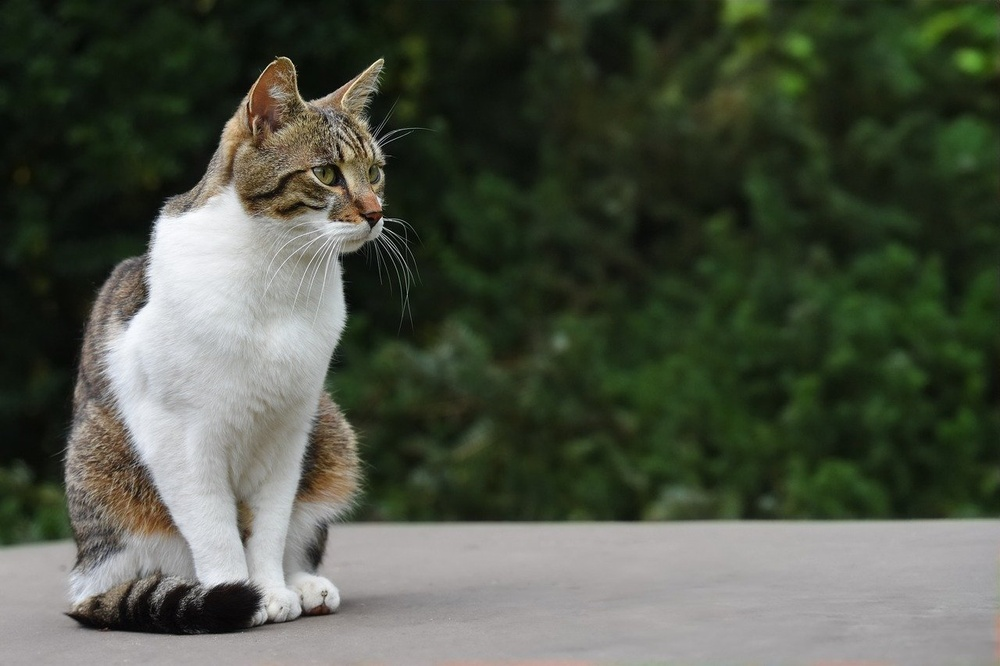
#> input picture backend/temp/1745809555383/sample.jpg, 1000 x 666 px, shrunk from 1280 x 853 before the run
$ python HistogramEqualization.py
#> lines starting #> are read from the running program, lines starting #| are printed output that depends on the picture
### public/docs/Chapter 7 - Image Compression/file_handler.py
# file_handler.py
from tkinter import Tk, filedialog


def get_image_path():
    root = Tk()
    root.withdraw()
    file_path = filedialog.askopenfilename(
        title="choose photo",
        filetypes=[("Image Files", "*.png *.jpg *.jpeg *.bmp")]
    )
#> the answer given: ../../../../../backend/temp/1745809555383/sample.jpg
    return file_path

### public/docs/Chapter 9 Image Compression/photows/project image/HistogramEqualization.py
import cv2
import numpy as np
from matplotlib import pyplot as plt
from file_handler import get_image_path

# Get the image path using the provided function
path = get_image_path()

img = cv2.imread(path,0)
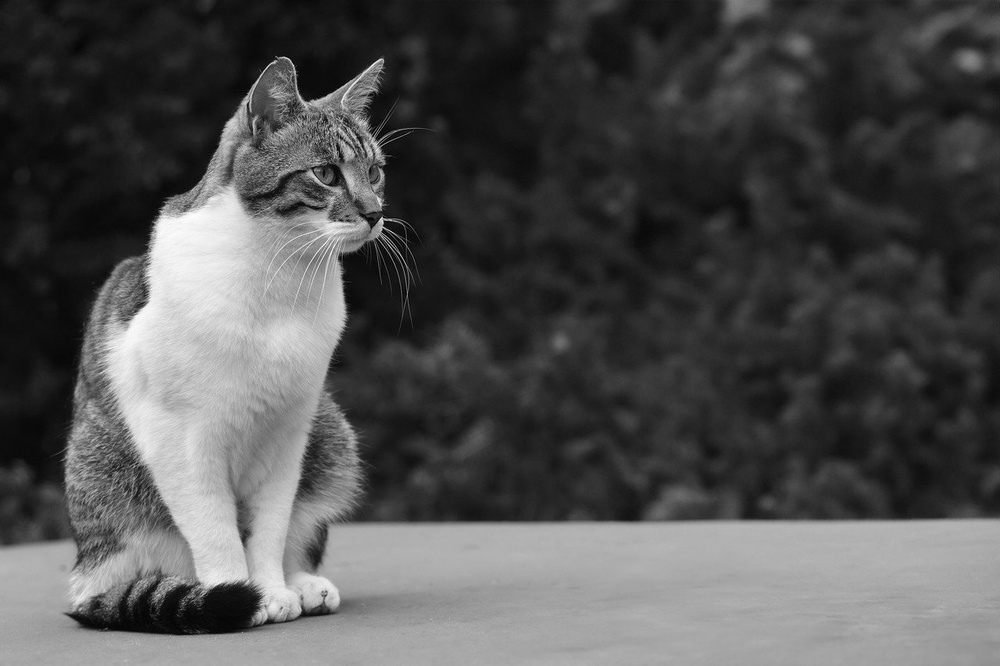
#> img: shape (666, 1000); min 0, max 255, mean 80.4

hist,bins = np.histogram(img.flatten(),256,[0,256])
#> hist = 256 values, max 11632 at index 33, min 2 at index 254, mean 2601.6; bins = 257 values from 0 to 256

cdf = hist.cumsum()
#> cdf = 256 values from 52 to 666000
cdf_normalized = cdf * hist.max()/ cdf.max()
#> cdf_normalized = 256 values from 0.908 to 11632

plt.plot(cdf_normalized, color = 'b')
plt.hist(img.flatten(),256,[0,256], color = 'r')
plt.xlim([0,256])
plt.legend(('cdf','histogram'), loc = 'upper left')
plt.show()
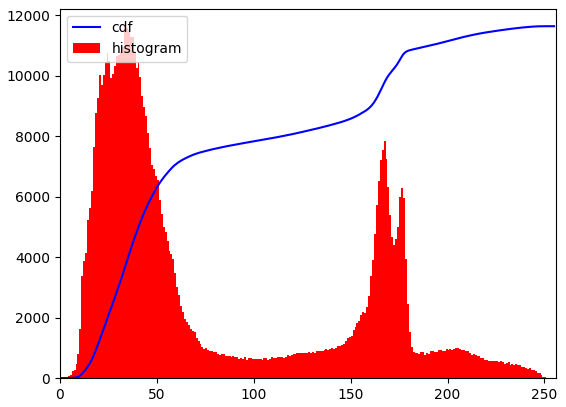
#> figure drawn by matplotlib, 1 panel; tallest bar 11632 high, from x = 33 to 34; curve peaks at x = 255, y = 11632
